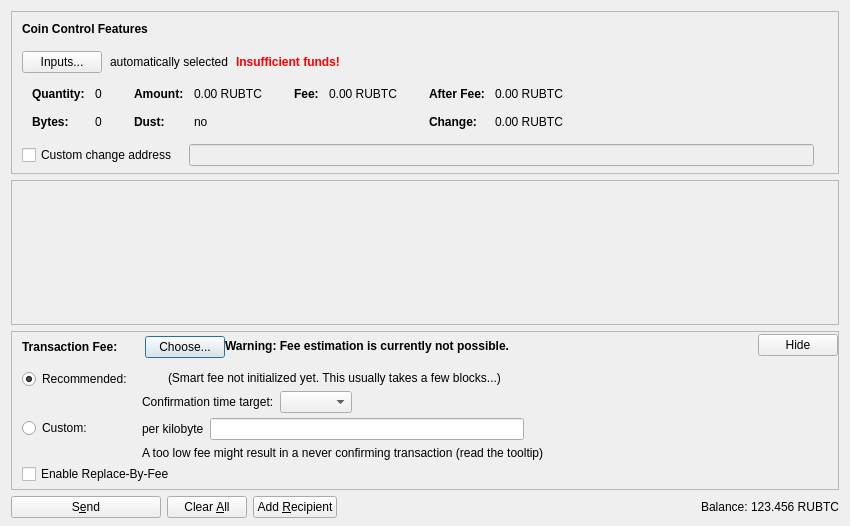
<?xml version="1.0" encoding="UTF-8"?>
<ui version="4.0">
 <class>SendCoinsDialog</class>
 <widget class="QDialog" name="SendCoinsDialog">
  <property name="geometry">
   <rect>
    <x>0</x>
    <y>0</y>
    <width>850</width>
    <height>526</height>
   </rect>
  </property>
  <property name="windowTitle">
   <string>Send Coins</string>
  </property>
  <layout class="QVBoxLayout" name="verticalLayout" stretch="0,1,0,0">
   <property name="bottomMargin">
    <number>8</number>
   </property>
   <item>
    <widget class="QFrame" name="frameCoinControl">
     <property name="sizePolicy">
      <sizepolicy hsizetype="Expanding" vsizetype="Expanding">
       <horstretch>0</horstretch>
       <verstretch>0</verstretch>
      </sizepolicy>
     </property>
     <property name="maximumSize">
      <size>
       <width>16777215</width>
       <height>16777215</height>
      </size>
     </property>
     <property name="frameShape">
      <enum>QFrame::StyledPanel</enum>
     </property>
     <property name="frameShadow">
      <enum>QFrame::Sunken</enum>
     </property>
     <layout class="QVBoxLayout" name="verticalLayoutCoinControl2">
      <property name="spacing">
       <number>0</number>
      </property>
      <property name="leftMargin">
       <number>0</number>
      </property>
      <property name="topMargin">
       <number>0</number>
      </property>
      <property name="rightMargin">
       <number>0</number>
      </property>
      <property name="bottomMargin">
       <number>6</number>
      </property>
      <item>
       <layout class="QVBoxLayout" name="verticalLayoutCoinControl" stretch="0,0,0,0,1">
        <property name="spacing">
         <number>0</number>
        </property>
        <property name="leftMargin">
         <number>10</number>
        </property>
        <property name="topMargin">
         <number>10</number>
        </property>
        <item>
         <layout class="QHBoxLayout" name="horizontalLayoutCoinControl1">
          <property name="bottomMargin">
           <number>15</number>
          </property>
          <item>
           <widget class="QLabel" name="labelCoinControlFeatures">
            <property name="sizePolicy">
             <sizepolicy hsizetype="Preferred" vsizetype="Maximum">
              <horstretch>0</horstretch>
              <verstretch>0</verstretch>
             </sizepolicy>
            </property>
            <property name="font">
             <font>
              <weight>75</weight>
              <bold>true</bold>
             </font>
            </property>
            <property name="styleSheet">
             <string notr="true">font-weight:bold;</string>
            </property>
            <property name="text">
             <string>Coin Control Features</string>
            </property>
           </widget>
          </item>
         </layout>
        </item>
        <item>
         <layout class="QHBoxLayout" name="horizontalLayoutCoinControl2" stretch="0,0,0,0">
          <property name="spacing">
           <number>8</number>
          </property>
          <property name="bottomMargin">
           <number>10</number>
          </property>
          <item>
           <widget class="QPushButton" name="pushButtonCoinControl">
            <property name="styleSheet">
             <string notr="true"/>
            </property>
            <property name="text">
             <string>Inputs...</string>
            </property>
            <property name="autoDefault">
             <bool>false</bool>
            </property>
           </widget>
          </item>
          <item>
           <widget class="QLabel" name="labelCoinControlAutomaticallySelected">
            <property name="text">
             <string>automatically selected</string>
            </property>
            <property name="margin">
             <number>5</number>
            </property>
           </widget>
          </item>
          <item>
           <widget class="QLabel" name="labelCoinControlInsuffFunds">
            <property name="font">
             <font>
              <weight>75</weight>
              <bold>true</bold>
             </font>
            </property>
            <property name="styleSheet">
             <string notr="true">color:red;font-weight:bold;</string>
            </property>
            <property name="text">
             <string>Insufficient funds!</string>
            </property>
            <property name="margin">
             <number>5</number>
            </property>
           </widget>
          </item>
          <item>
           <spacer name="horizontalSpacerCoinControl">
            <property name="orientation">
             <enum>Qt::Horizontal</enum>
            </property>
            <property name="sizeHint" stdset="0">
             <size>
              <width>40</width>
              <height>1</height>
             </size>
            </property>
           </spacer>
          </item>
         </layout>
        </item>
        <item>
         <widget class="QWidget" name="widgetCoinControl" native="true">
          <property name="sizePolicy">
           <sizepolicy hsizetype="Preferred" vsizetype="Preferred">
            <horstretch>0</horstretch>
            <verstretch>0</verstretch>
           </sizepolicy>
          </property>
          <property name="minimumSize">
           <size>
            <width>0</width>
            <height>0</height>
           </size>
          </property>
          <property name="styleSheet">
           <string notr="true"/>
          </property>
          <layout class="QHBoxLayout" name="horizontalLayoutCoinControl5">
           <property name="leftMargin">
            <number>0</number>
           </property>
           <property name="topMargin">
            <number>0</number>
           </property>
           <property name="rightMargin">
            <number>0</number>
           </property>
           <property name="bottomMargin">
            <number>0</number>
           </property>
           <item>
            <layout class="QHBoxLayout" name="horizontalLayoutCoinControl3" stretch="0,0,0,1">
             <property name="spacing">
              <number>20</number>
             </property>
             <property name="topMargin">
              <number>0</number>
             </property>
             <property name="bottomMargin">
              <number>10</number>
             </property>
             <item>
              <layout class="QFormLayout" name="formLayoutCoinControl1">
               <property name="horizontalSpacing">
                <number>10</number>
               </property>
               <property name="verticalSpacing">
                <number>14</number>
               </property>
               <property name="leftMargin">
                <number>10</number>
               </property>
               <property name="topMargin">
                <number>4</number>
               </property>
               <property name="rightMargin">
                <number>6</number>
               </property>
               <item row="0" column="0">
                <widget class="QLabel" name="labelCoinControlQuantityText">
                 <property name="font">
                  <font>
                   <weight>75</weight>
                   <bold>true</bold>
                  </font>
                 </property>
                 <property name="text">
                  <string>Quantity:</string>
                 </property>
                 <property name="margin">
                  <number>0</number>
                 </property>
                </widget>
               </item>
               <item row="0" column="1">
                <widget class="QLabel" name="labelCoinControlQuantity">
                 <property name="cursor">
                  <cursorShape>IBeamCursor</cursorShape>
                 </property>
                 <property name="contextMenuPolicy">
                  <enum>Qt::ActionsContextMenu</enum>
                 </property>
                 <property name="text">
                  <string notr="true">0</string>
                 </property>
                 <property name="margin">
                  <number>0</number>
                 </property>
                 <property name="textInteractionFlags">
                  <set>Qt::LinksAccessibleByMouse|Qt::TextSelectableByKeyboard|Qt::TextSelectableByMouse</set>
                 </property>
                </widget>
               </item>
               <item row="1" column="0">
                <widget class="QLabel" name="labelCoinControlBytesText">
                 <property name="font">
                  <font>
                   <weight>75</weight>
                   <bold>true</bold>
                  </font>
                 </property>
                 <property name="text">
                  <string>Bytes:</string>
                 </property>
                </widget>
               </item>
               <item row="1" column="1">
                <widget class="QLabel" name="labelCoinControlBytes">
                 <property name="cursor">
                  <cursorShape>IBeamCursor</cursorShape>
                 </property>
                 <property name="contextMenuPolicy">
                  <enum>Qt::ActionsContextMenu</enum>
                 </property>
                 <property name="text">
                  <string notr="true">0</string>
                 </property>
                 <property name="textInteractionFlags">
                  <set>Qt::LinksAccessibleByMouse|Qt::TextSelectableByKeyboard|Qt::TextSelectableByMouse</set>
                 </property>
                </widget>
               </item>
              </layout>
             </item>
             <item>
              <layout class="QFormLayout" name="formLayoutCoinControl2">
               <property name="horizontalSpacing">
                <number>10</number>
               </property>
               <property name="verticalSpacing">
                <number>14</number>
               </property>
               <property name="leftMargin">
                <number>6</number>
               </property>
               <property name="topMargin">
                <number>4</number>
               </property>
               <property name="rightMargin">
                <number>6</number>
               </property>
               <item row="0" column="0">
                <widget class="QLabel" name="labelCoinControlAmountText">
                 <property name="font">
                  <font>
                   <weight>75</weight>
                   <bold>true</bold>
                  </font>
                 </property>
                 <property name="text">
                  <string>Amount:</string>
                 </property>
                 <property name="margin">
                  <number>0</number>
                 </property>
                </widget>
               </item>
               <item row="0" column="1">
                <widget class="QLabel" name="labelCoinControlAmount">
                 <property name="cursor">
                  <cursorShape>IBeamCursor</cursorShape>
                 </property>
                 <property name="contextMenuPolicy">
                  <enum>Qt::ActionsContextMenu</enum>
                 </property>
                 <property name="text">
                  <string notr="true">0.00 RUBTC</string>
                 </property>
                 <property name="textInteractionFlags">
                  <set>Qt::LinksAccessibleByMouse|Qt::TextSelectableByKeyboard|Qt::TextSelectableByMouse</set>
                 </property>
                </widget>
               </item>
               <item row="1" column="0">
                <widget class="QLabel" name="labelCoinControlLowOutputText">
                 <property name="font">
                  <font>
                   <weight>75</weight>
                   <bold>true</bold>
                  </font>
                 </property>
                 <property name="text">
                  <string>Dust:</string>
                 </property>
                </widget>
               </item>
               <item row="1" column="1">
                <widget class="QLabel" name="labelCoinControlLowOutput">
                 <property name="cursor">
                  <cursorShape>IBeamCursor</cursorShape>
                 </property>
                 <property name="contextMenuPolicy">
                  <enum>Qt::ActionsContextMenu</enum>
                 </property>
                 <property name="text">
                  <string notr="true">no</string>
                 </property>
                 <property name="textInteractionFlags">
                  <set>Qt::LinksAccessibleByMouse|Qt::TextSelectableByKeyboard|Qt::TextSelectableByMouse</set>
                 </property>
                </widget>
               </item>
              </layout>
             </item>
             <item>
              <layout class="QFormLayout" name="formLayoutCoinControl3">
               <property name="horizontalSpacing">
                <number>10</number>
               </property>
               <property name="verticalSpacing">
                <number>14</number>
               </property>
               <property name="leftMargin">
                <number>6</number>
               </property>
               <property name="topMargin">
                <number>4</number>
               </property>
               <property name="rightMargin">
                <number>6</number>
               </property>
               <item row="0" column="0">
                <widget class="QLabel" name="labelCoinControlFeeText">
                 <property name="font">
                  <font>
                   <weight>75</weight>
                   <bold>true</bold>
                  </font>
                 </property>
                 <property name="text">
                  <string>Fee:</string>
                 </property>
                 <property name="margin">
                  <number>0</number>
                 </property>
                </widget>
               </item>
               <item row="0" column="1">
                <widget class="QLabel" name="labelCoinControlFee">
                 <property name="cursor">
                  <cursorShape>IBeamCursor</cursorShape>
                 </property>
                 <property name="contextMenuPolicy">
                  <enum>Qt::ActionsContextMenu</enum>
                 </property>
                 <property name="text">
                  <string notr="true">0.00 RUBTC</string>
                 </property>
                 <property name="textInteractionFlags">
                  <set>Qt::LinksAccessibleByMouse|Qt::TextSelectableByKeyboard|Qt::TextSelectableByMouse</set>
                 </property>
                </widget>
               </item>
              </layout>
             </item>
             <item>
              <layout class="QFormLayout" name="formLayoutCoinControl4">
               <property name="horizontalSpacing">
                <number>10</number>
               </property>
               <property name="verticalSpacing">
                <number>14</number>
               </property>
               <property name="leftMargin">
                <number>6</number>
               </property>
               <property name="topMargin">
                <number>4</number>
               </property>
               <property name="rightMargin">
                <number>6</number>
               </property>
               <item row="0" column="0">
                <widget class="QLabel" name="labelCoinControlAfterFeeText">
                 <property name="font">
                  <font>
                   <weight>75</weight>
                   <bold>true</bold>
                  </font>
                 </property>
                 <property name="text">
                  <string>After Fee:</string>
                 </property>
                 <property name="margin">
                  <number>0</number>
                 </property>
                </widget>
               </item>
               <item row="0" column="1">
                <widget class="QLabel" name="labelCoinControlAfterFee">
                 <property name="cursor">
                  <cursorShape>IBeamCursor</cursorShape>
                 </property>
                 <property name="contextMenuPolicy">
                  <enum>Qt::ActionsContextMenu</enum>
                 </property>
                 <property name="text">
                  <string notr="true">0.00 RUBTC</string>
                 </property>
                 <property name="textInteractionFlags">
                  <set>Qt::LinksAccessibleByMouse|Qt::TextSelectableByKeyboard|Qt::TextSelectableByMouse</set>
                 </property>
                </widget>
               </item>
               <item row="1" column="0">
                <widget class="QLabel" name="labelCoinControlChangeText">
                 <property name="font">
                  <font>
                   <weight>75</weight>
                   <bold>true</bold>
                  </font>
                 </property>
                 <property name="text">
                  <string>Change:</string>
                 </property>
                </widget>
               </item>
               <item row="1" column="1">
                <widget class="QLabel" name="labelCoinControlChange">
                 <property name="cursor">
                  <cursorShape>IBeamCursor</cursorShape>
                 </property>
                 <property name="contextMenuPolicy">
                  <enum>Qt::ActionsContextMenu</enum>
                 </property>
                 <property name="text">
                  <string notr="true">0.00 RUBTC</string>
                 </property>
                 <property name="textInteractionFlags">
                  <set>Qt::LinksAccessibleByMouse|Qt::TextSelectableByKeyboard|Qt::TextSelectableByMouse</set>
                 </property>
                </widget>
               </item>
              </layout>
             </item>
            </layout>
           </item>
          </layout>
         </widget>
        </item>
        <item>
         <layout class="QHBoxLayout" name="horizontalLayoutCoinControl4" stretch="0,0,0">
          <property name="spacing">
           <number>12</number>
          </property>
          <property name="sizeConstraint">
           <enum>QLayout::SetDefaultConstraint</enum>
          </property>
          <property name="topMargin">
           <number>5</number>
          </property>
          <property name="rightMargin">
           <number>5</number>
          </property>
          <item>
           <widget class="QCheckBox" name="checkBoxCoinControlChange">
            <property name="toolTip">
             <string>If this is activated, but the change address is empty or invalid, change will be sent to a newly generated address.</string>
            </property>
            <property name="text">
             <string>Custom change address</string>
            </property>
           </widget>
          </item>
          <item>
           <widget class="QValidatedLineEdit" name="lineEditCoinControlChange">
            <property name="enabled">
             <bool>false</bool>
            </property>
            <property name="sizePolicy">
             <sizepolicy hsizetype="Expanding" vsizetype="Fixed">
              <horstretch>0</horstretch>
              <verstretch>0</verstretch>
             </sizepolicy>
            </property>
           </widget>
          </item>
          <item>
           <widget class="QLabel" name="labelCoinControlChangeLabel">
            <property name="sizePolicy">
             <sizepolicy hsizetype="Preferred" vsizetype="Expanding">
              <horstretch>0</horstretch>
              <verstretch>0</verstretch>
             </sizepolicy>
            </property>
            <property name="minimumSize">
             <size>
              <width>0</width>
              <height>0</height>
             </size>
            </property>
            <property name="text">
             <string/>
            </property>
            <property name="margin">
             <number>3</number>
            </property>
           </widget>
          </item>
         </layout>
        </item>
        <item>
         <spacer name="verticalSpacerCoinControl">
          <property name="orientation">
           <enum>Qt::Vertical</enum>
          </property>
          <property name="sizeHint" stdset="0">
           <size>
            <width>800</width>
            <height>1</height>
           </size>
          </property>
         </spacer>
        </item>
       </layout>
      </item>
     </layout>
    </widget>
   </item>
   <item>
    <widget class="QScrollArea" name="scrollArea">
     <property name="widgetResizable">
      <bool>true</bool>
     </property>
     <widget class="QWidget" name="scrollAreaWidgetContents">
      <property name="geometry">
       <rect>
        <x>0</x>
        <y>0</y>
        <width>830</width>
        <height>104</height>
       </rect>
      </property>
      <layout class="QVBoxLayout" name="verticalLayout_2" stretch="0,1">
       <property name="leftMargin">
        <number>0</number>
       </property>
       <property name="topMargin">
        <number>0</number>
       </property>
       <property name="rightMargin">
        <number>0</number>
       </property>
       <property name="bottomMargin">
        <number>0</number>
       </property>
       <item>
        <layout class="QVBoxLayout" name="entries">
         <property name="spacing">
          <number>6</number>
         </property>
        </layout>
       </item>
       <item>
        <spacer name="verticalSpacer">
         <property name="orientation">
          <enum>Qt::Vertical</enum>
         </property>
         <property name="sizeHint" stdset="0">
          <size>
           <width>20</width>
           <height>40</height>
          </size>
         </property>
        </spacer>
       </item>
      </layout>
     </widget>
    </widget>
   </item>
   <item>
    <widget class="QFrame" name="frameFee">
     <property name="sizePolicy">
      <sizepolicy hsizetype="Expanding" vsizetype="Expanding">
       <horstretch>0</horstretch>
       <verstretch>0</verstretch>
      </sizepolicy>
     </property>
     <property name="maximumSize">
      <size>
       <width>16777215</width>
       <height>16777215</height>
      </size>
     </property>
     <property name="frameShape">
      <enum>QFrame::StyledPanel</enum>
     </property>
     <property name="frameShadow">
      <enum>QFrame::Sunken</enum>
     </property>
     <layout class="QVBoxLayout" name="verticalLayoutFee1">
      <property name="spacing">
       <number>0</number>
      </property>
      <property name="leftMargin">
       <number>0</number>
      </property>
      <property name="topMargin">
       <number>0</number>
      </property>
      <property name="rightMargin">
       <number>0</number>
      </property>
      <property name="bottomMargin">
       <number>0</number>
      </property>
      <item>
       <layout class="QVBoxLayout" name="verticalLayoutFee2" stretch="0,0,0">
        <property name="spacing">
         <number>0</number>
        </property>
        <property name="leftMargin">
         <number>10</number>
        </property>
        <property name="topMargin">
         <number>0</number>
        </property>
        <item>
         <layout class="QHBoxLayout" name="horizontalLayoutFee1">
          <property name="bottomMargin">
           <number>0</number>
          </property>
          <item>
           <layout class="QVBoxLayout" name="verticalLayoutFee7">
            <property name="spacing">
             <number>0</number>
            </property>
            <item>
             <spacer name="verticalSpacerSmartFee">
              <property name="orientation">
               <enum>Qt::Vertical</enum>
              </property>
              <property name="sizeType">
               <enum>QSizePolicy::Fixed</enum>
              </property>
              <property name="sizeHint" stdset="0">
               <size>
                <width>1</width>
                <height>4</height>
               </size>
              </property>
             </spacer>
            </item>
            <item>
             <layout class="QHBoxLayout" name="horizontalLayoutSmartFee">
              <property name="spacing">
               <number>10</number>
              </property>
              <item>
               <widget class="QLabel" name="labelFeeHeadline">
                <property name="sizePolicy">
                 <sizepolicy hsizetype="Preferred" vsizetype="Maximum">
                  <horstretch>0</horstretch>
                  <verstretch>0</verstretch>
                 </sizepolicy>
                </property>
                <property name="font">
                 <font>
                  <weight>75</weight>
                  <bold>true</bold>
                 </font>
                </property>
                <property name="styleSheet">
                 <string notr="true">font-weight:bold;</string>
                </property>
                <property name="text">
                 <string>Transaction Fee:</string>
                </property>
               </widget>
              </item>
              <item>
               <widget class="QLabel" name="labelFeeMinimized">
                <property name="text">
                 <string/>
                </property>
               </widget>
              </item>
              <item>
               <widget class="QPushButton" name="buttonChooseFee">
                <property name="text">
                 <string>Choose...</string>
                </property>
               </widget>
              </item>
             </layout>
            </item>
            <item>
             <spacer name="verticalSpacer_5">
              <property name="orientation">
               <enum>Qt::Vertical</enum>
              </property>
              <property name="sizeHint" stdset="0">
               <size>
                <width>1</width>
                <height>1</height>
               </size>
              </property>
             </spacer>
            </item>
           </layout>
          </item>
          <item>
           <widget class="QLabel" name="fallbackFeeWarningLabel">
            <property name="toolTip">
             <string>Using the fallbackfee can result in sending a transaction that will take several hours or days (or never) to confirm. Consider choosing your fee manually or wait until you have validated the complete chain.</string>
            </property>
            <property name="font">
            <font>
                <weight>75</weight>
                <bold>true</bold>
            </font>
            </property>
            <property name="text">
             <string>Warning: Fee estimation is currently not possible.</string>
            </property>
            <property name="wordWrap">
             <bool>false</bool>
            </property>
           </widget>
          </item>
          <item>
           <spacer name="horizontalSpacer_4">
            <property name="orientation">
             <enum>Qt::Horizontal</enum>
            </property>
            <property name="sizeType">
             <enum>QSizePolicy::MinimumExpanding</enum>
            </property>
            <property name="sizeHint" stdset="0">
             <size>
              <width>40</width>
              <height>20</height>
             </size>
            </property>
           </spacer>
          </item>
          <item>
           <widget class="QPushButton" name="buttonMinimizeFee">
            <property name="toolTip">
             <string>Hide transaction fee settings</string>
            </property>
            <property name="text">
             <string>Hide</string>
            </property>
           </widget>
          </item>
         </layout>
        </item>
        <item>
         <widget class="QFrame" name="frameFeeSelection">
          <layout class="QVBoxLayout" name="verticalLayoutFee12">
           <property name="spacing">
            <number>0</number>
           </property>
           <property name="leftMargin">
            <number>0</number>
           </property>
           <property name="topMargin">
            <number>0</number>
           </property>
           <property name="rightMargin">
            <number>0</number>
           </property>
           <property name="bottomMargin">
            <number>0</number>
           </property>
           <item>
            <layout class="QGridLayout" name="gridLayoutFee">
             <property name="topMargin">
              <number>10</number>
             </property>
             <property name="bottomMargin">
              <number>4</number>
             </property>
             <property name="horizontalSpacing">
              <number>10</number>
             </property>
             <property name="verticalSpacing">
              <number>4</number>
             </property>
             <item row="1" column="1">
              <layout class="QVBoxLayout" name="verticalLayoutFee8">
               <property name="spacing">
                <number>6</number>
               </property>
               <item>
                <layout class="QHBoxLayout" name="horizontalLayoutFee13">
                 <item>
                  <widget class="QLabel" name="labelCustomPerKilobyte">
                   <property name="toolTip">
                    <string>Specify a custom fee per kB (1,000 bytes) of the transaction's virtual size.

Note:  Since the fee is calculated on a per-byte basis, a fee of "100 satoshis per kB" for a transaction size of 500 bytes (half of 1 kB) would ultimately yield a fee of only 50 satoshis.</string>
                   </property>
                   <property name="text">
                    <string>per kilobyte</string>
                   </property>
                  </widget>
                 </item>
                 <item>
                  <widget class="BitcoinAmountField" name="customFee"/>
                 </item>
                 <item>
                  <spacer name="horizontalSpacer_6">
                   <property name="orientation">
                    <enum>Qt::Horizontal</enum>
                   </property>
                   <property name="sizeHint" stdset="0">
                    <size>
                     <width>1</width>
                     <height>1</height>
                    </size>
                   </property>
                  </spacer>
                 </item>
                </layout>
               </item>
               <item>
                <layout class="QHBoxLayout" name="horizontalLayoutFee8">
                 <item>
                  <widget class="QLabel" name="labelCustomFeeWarning">
                   <property name="enabled">
                    <bool>true</bool>
                   </property>
                   <property name="toolTip">
                    <string>When there is less transaction volume than space in the blocks, miners as well as relaying nodes may enforce a minimum fee. Paying only this minimum fee is just fine, but be aware that this can result in a never confirming transaction once there is more demand for bitcoin transactions than the network can process.</string>
                   </property>
                   <property name="text">
                    <string>A too low fee might result in a never confirming transaction (read the tooltip)</string>
                   </property>
                  </widget>
                 </item>
                 <item>
                  <spacer name="horizontalSpacer_2">
                   <property name="orientation">
                    <enum>Qt::Horizontal</enum>
                   </property>
                   <property name="sizeHint" stdset="0">
                    <size>
                     <width>1</width>
                     <height>1</height>
                    </size>
                   </property>
                  </spacer>
                 </item>
                </layout>
               </item>
              </layout>
             </item>
             <item row="0" column="0">
              <layout class="QVBoxLayout" name="verticalLayoutFee4" stretch="0,1">
               <item>
                <widget class="QRadioButton" name="radioSmartFee">
                 <property name="text">
                  <string>Recommended:</string>
                 </property>
                 <property name="checked">
                  <bool>true</bool>
                 </property>
                 <attribute name="buttonGroup">
                  <string notr="true">groupFee</string>
                 </attribute>
                </widget>
               </item>
               <item>
                <spacer name="verticalSpacer_2">
                 <property name="orientation">
                  <enum>Qt::Vertical</enum>
                 </property>
                 <property name="sizeHint" stdset="0">
                  <size>
                   <width>1</width>
                   <height>1</height>
                  </size>
                 </property>
                </spacer>
               </item>
              </layout>
             </item>
             <item row="1" column="0">
              <layout class="QVBoxLayout" name="verticalLayoutFee9" stretch="0,1">
               <item>
                <widget class="QRadioButton" name="radioCustomFee">
                 <property name="text">
                  <string>Custom:</string>
                 </property>
                 <attribute name="buttonGroup">
                  <string notr="true">groupFee</string>
                 </attribute>
                </widget>
               </item>
               <item>
                <spacer name="verticalSpacer_6">
                 <property name="orientation">
                  <enum>Qt::Vertical</enum>
                 </property>
                 <property name="sizeHint" stdset="0">
                  <size>
                   <width>1</width>
                   <height>1</height>
                  </size>
                 </property>
                </spacer>
               </item>
              </layout>
             </item>
             <item row="0" column="1">
              <layout class="QVBoxLayout" name="verticalLayoutFee3" stretch="0,0,1">
               <property name="spacing">
                <number>6</number>
               </property>
               <property name="topMargin">
                <number>2</number>
               </property>
               <item>
                <layout class="QHBoxLayout" name="horizontalLayoutFee12">
                 <item>
                  <widget class="QLabel" name="labelSmartFee">
                   <property name="text">
                    <string/>
                   </property>
                  </widget>
                 </item>
                 <item>
                  <widget class="QLabel" name="labelFeeEstimation">
                   <property name="text">
                    <string/>
                   </property>
                  </widget>
                 </item>
                 <item>
                  <widget class="QLabel" name="labelSmartFee2">
                   <property name="text">
                    <string>(Smart fee not initialized yet. This usually takes a few blocks...)</string>
                   </property>
                  </widget>
                 </item>
                 <item>
                  <spacer name="horizontalSpacer_5">
                   <property name="orientation">
                    <enum>Qt::Horizontal</enum>
                   </property>
                   <property name="sizeHint" stdset="0">
                    <size>
                     <width>1</width>
                     <height>1</height>
                    </size>
                   </property>
                  </spacer>
                 </item>
                </layout>
               </item>
               <item>
                <layout class="QHBoxLayout" name="horizontalLayoutFee9">
                 <item>
                  <layout class="QVBoxLayout" name="verticalLayoutFee6">
                   <item>
                    <widget class="QLabel" name="labelSmartFee3">
                     <property name="text">
                      <string>Confirmation time target:</string>
                     </property>
                    </widget>
                   </item>
                  </layout>
                 </item>
                 <item>
                  <layout class="QVBoxLayout" name="verticalLayoutFee5">
                   <property name="rightMargin">
                    <number>30</number>
                   </property>
                   <item>
                    <layout class="QHBoxLayout" name="horizontalLayoutConfTarget">
                     <property name="bottomMargin">
                      <number>0</number>
                     </property>
                     <item>
                      <widget class="QComboBox" name="confTargetSelector"/>
                     </item>
                     <item>
                      <spacer name="horizontalSpacerConfTarget">
                       <property name="orientation">
                        <enum>Qt::Horizontal</enum>
                       </property>
                       <property name="sizeHint" stdset="0">
                        <size>
                         <width>40</width>
                         <height>20</height>
                        </size>
                       </property>
                      </spacer>
                     </item>
                    </layout>
                   </item>
                  </layout>
                 </item>
                </layout>
               </item>
               <item>
                <spacer name="verticalSpacer_4">
                 <property name="orientation">
                  <enum>Qt::Vertical</enum>
                 </property>
                 <property name="sizeHint" stdset="0">
                  <size>
                   <width>1</width>
                   <height>1</height>
                  </size>
                 </property>
                </spacer>
               </item>
              </layout>
             </item>
            </layout>
           </item>
           <item>
            <widget class="QCheckBox" name="optInRBF">
             <property name="text">
              <string>Enable Replace-By-Fee</string>
             </property>
             <property name="toolTip">
              <string>With Replace-By-Fee (BIP-125) you can increase a transaction's fee after it is sent. Without this, a higher fee may be recommended to compensate for increased transaction delay risk.</string>
             </property>
            </widget>
           </item>
          </layout>
         </widget>
        </item>
        <item>
         <spacer name="verticalSpacerFee">
          <property name="orientation">
           <enum>Qt::Vertical</enum>
          </property>
          <property name="sizeHint" stdset="0">
           <size>
            <width>40</width>
            <height>5</height>
           </size>
          </property>
         </spacer>
        </item>
       </layout>
      </item>
     </layout>
    </widget>
   </item>
   <item>
    <layout class="QHBoxLayout" name="horizontalLayout">
     <item>
      <widget class="QPushButton" name="sendButton">
       <property name="minimumSize">
        <size>
         <width>150</width>
         <height>0</height>
        </size>
       </property>
       <property name="toolTip">
        <string>Confirm the send action</string>
       </property>
       <property name="text">
        <string>S&amp;end</string>
       </property>
       <property name="icon">
        <iconset resource="../bitcoin.qrc">
         <normaloff>:/icons/send</normaloff>:/icons/send</iconset>
       </property>
       <property name="autoDefault">
        <bool>false</bool>
       </property>
       <property name="default">
        <bool>false</bool>
       </property>
      </widget>
     </item>
     <item>
      <widget class="QPushButton" name="clearButton">
       <property name="sizePolicy">
        <sizepolicy hsizetype="Minimum" vsizetype="Fixed">
         <horstretch>0</horstretch>
         <verstretch>0</verstretch>
        </sizepolicy>
       </property>
       <property name="toolTip">
        <string>Clear all fields of the form.</string>
       </property>
       <property name="text">
        <string>Clear &amp;All</string>
       </property>
       <property name="icon">
        <iconset resource="../bitcoin.qrc">
         <normaloff>:/icons/remove</normaloff>:/icons/remove</iconset>
       </property>
       <property name="autoDefault">
        <bool>false</bool>
       </property>
      </widget>
     </item>
     <item>
      <widget class="QPushButton" name="addButton">
       <property name="toolTip">
        <string>Send to multiple recipients at once</string>
       </property>
       <property name="text">
        <string>Add &amp;Recipient</string>
       </property>
       <property name="icon">
        <iconset resource="../bitcoin.qrc">
         <normaloff>:/icons/add</normaloff>:/icons/add</iconset>
       </property>
       <property name="autoDefault">
        <bool>false</bool>
       </property>
      </widget>
     </item>
     <item>
      <spacer name="horizontalSpacer">
       <property name="orientation">
        <enum>Qt::Horizontal</enum>
       </property>
       <property name="sizeHint" stdset="0">
        <size>
         <width>40</width>
         <height>20</height>
        </size>
       </property>
      </spacer>
     </item>
     <item>
      <layout class="QHBoxLayout" name="horizontalLayout_2">
       <property name="spacing">
        <number>3</number>
       </property>
       <item>
        <widget class="QLabel" name="labelBalanceName">
         <property name="sizePolicy">
          <sizepolicy hsizetype="Preferred" vsizetype="Fixed">
           <horstretch>0</horstretch>
           <verstretch>0</verstretch>
          </sizepolicy>
         </property>
         <property name="text">
          <string>Balance:</string>
         </property>
        </widget>
       </item>
       <item>
        <widget class="QLabel" name="labelBalance">
         <property name="sizePolicy">
          <sizepolicy hsizetype="Preferred" vsizetype="Fixed">
           <horstretch>0</horstretch>
           <verstretch>0</verstretch>
          </sizepolicy>
         </property>
         <property name="cursor">
          <cursorShape>IBeamCursor</cursorShape>
         </property>
         <property name="text">
          <string notr="true">123.456 RUBTC</string>
         </property>
         <property name="textInteractionFlags">
          <set>Qt::LinksAccessibleByMouse|Qt::TextSelectableByKeyboard|Qt::TextSelectableByMouse</set>
         </property>
        </widget>
       </item>
      </layout>
     </item>
    </layout>
   </item>
  </layout>
 </widget>
 <customwidgets>
  <customwidget>
   <class>QValidatedLineEdit</class>
   <extends>QLineEdit</extends>
   <header>qt/qvalidatedlineedit.h</header>
  </customwidget>
  <customwidget>
   <class>BitcoinAmountField</class>
   <extends>QLineEdit</extends>
   <header>qt/bitcoinamountfield.h</header>
   <container>1</container>
  </customwidget>
 </customwidgets>
 <resources>
  <include location="../bitcoin.qrc"/>
 </resources>
 <connections/>
 <buttongroups>
  <buttongroup name="groupFee"/>
 </buttongroups>
</ui>
